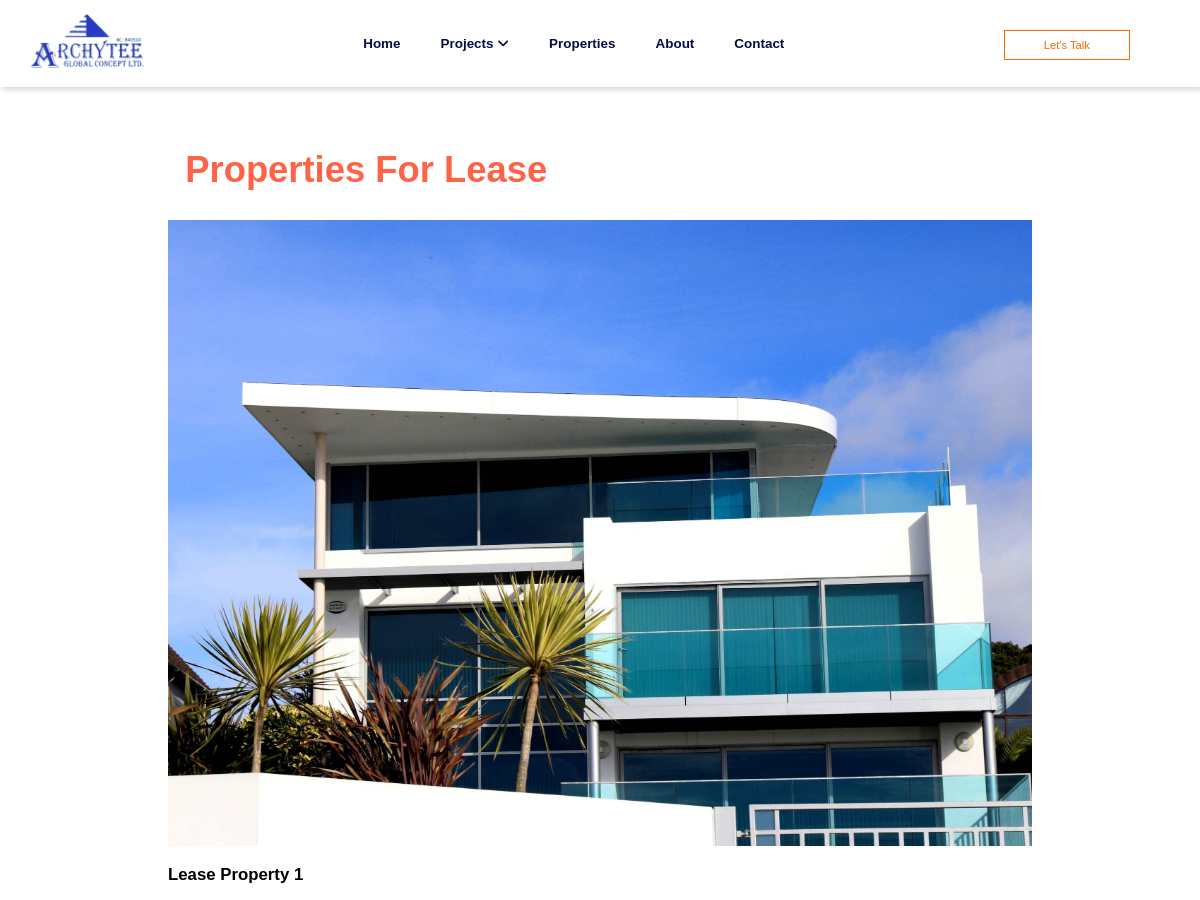
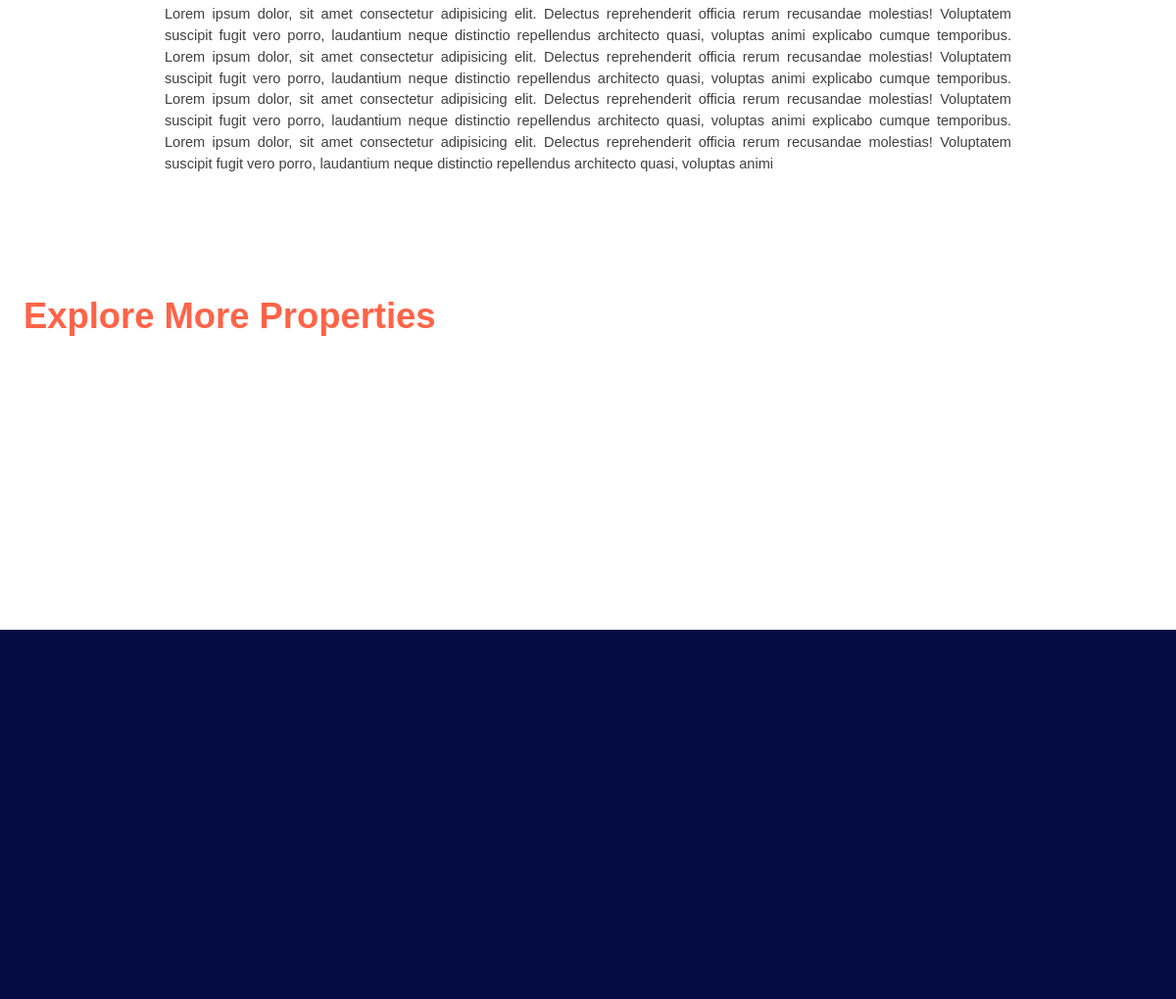
Screenshot of /properties/lease-property-1 with the database file from the repository (2 pictures, top to bottom).
### archytee/models.py (models this page shows, shortened)
class Properties(models.Model):
    page = models.CharField(max_length=100, default='properties')
    category = models.CharField(max_length=50)
    title = models.CharField(max_length=100)
    text = models.TextField(max_length=250)
    LongText = models.TextField(max_length=2000)
    slide = models.IntegerField()
    slug = models.SlugField(unique=True)
    image1 = models.ImageField(upload_to=get_image_upload_path, null=True, blank=True)

### archytee/views.py (the view)
# urls.py: path('properties/<slug:property_slug>', views.property_details, name='property_details'),
def property_details(request, property_slug):
    print(property_slug)
    slug = Properties.objects.get(slug=property_slug)
    properties = Properties.objects.all()
    return render(request, 'archytee/property_details.html', {'slug': slug, 'properties':properties, 'property_slug':property_slug})

### archytee/templates/archytee/property_details.html (shortened to what this page needs)
{% extends 'archytee/base/base.html' %}
{% load static %}
{% block body %}
    <section class="props_det details">
        <div class="container">
            {% for property in properties %}
            {% if property_slug == property.slug %}
            <h2><span>Properties for {{ property.category }}</span></h2>
            <img src="{{ property.image1.url }}" class="main_img" alt="{{ property.slug }}">
            <h3>{{ property.title }}</h3>
            <p>
                {{ property.LongText }}
            </p>
            {% endif %}
            {% endfor %}
    </section>
    <section class="props_det">
        <h2><span>Explore More Properties</span></h2>
        <div class="slider-wrapper">
            <div class="row review slider">
            </div>
        </div>
    </section>
{% endblock %}

### archytee/templates/archytee/base/base.html (shortened to what this page needs)
{% load static %}
<!DOCTYPE html>
<html lang="en">
<head>
    <link rel="stylesheet" href="{% static 'archytee/css/global.css' %}">
    <link rel="stylesheet" href="{% static 'archytee/css/style.css' %}">
    <link rel="stylesheet" href="{% static 'archytee/css/responsive.css' %}">
</head>
<body>
    <header class="row">
        <div class="img">
            <a href="{% url 'home' %}">
                <img src="{% static 'archytee/images/backgrounds/archytee global concept ltd logo.png' %}" alt="archytee global concept ltd logo">
            </a>
        </div>
        <nav>
            <ul class="mainmenu">
                <li class="cont"><a href="{% url 'home' %}">Home</a></li>
                <li class="cont">
                    <a href="#" class="sub">Projects <i class="fa-solid fa-angle-down"></i></a>
                </li>
                <li class="cont"><a href="{% url 'property' %}">Properties</a></li>
                <li class="cont"><a href="{% url 'about' %}">About</a></li>
                <li class="cont"><a href="{% url 'contact' %}">Contact</a></li>
            </ul>
        </nav>
        <div class="appointment">
            <a href="contact.html#talk">Let's Talk</a>
        </div>
    </header>
    {% block body %} {% endblock %}
    <footer>
    </footer>
</body>
</html>

### archytee/static/archytee/css/global.css (style rules this page uses)
:root { --background-color: #fff ; --main-color: #2b3dc3ff; --second-color: #ff6600; --border-radius: 20px; --text-color: rgb(214, 214, 214); --contrast-color: #000; --icon-color: rgba(165, 43, 202, 0.994); --shadow: 2px 2px 6px rgba(0, 0, 0, 0.2) }
html { scroll-behavior: smooth; font-size: 70%; }
body { background-color: var(--background-color); width: 100%; overflow-x: hidden; font-family:Verdana, Geneva, Tahoma, sans-serif; line-height: 1.5; }
.container { width: 90%; margin: auto; padding-bottom: 1rem; }
h1, h2, h3, h4 { margin: 1rem 0; font-weight: 700; text-transform: capitalize; font-family: 'Poppins', sans-serif; }
h2 { font-size: 3.25rem; }
h3 { font-size: 1.5rem; }
p { font-size: 1.3rem; margin: 0.5rem 0; line-height: 1.5; color: var(--text-color); font-family: 'Poppins', sans-serif; }
ul { list-style-type: none; }
a { text-decoration: none; color: var(--contrast-color); }
img { width: 100%; }
.row { display: flex; justify-content: space-between; align-items: center; height: max-content; gap: 1rem; }
section { padding: 4rem 0; }
span { text-transform: capitalize; color: tomato; font-weight: bold; }

### archytee/static/archytee/css/style.css (style rules this page uses)
:root { --background-color: #fff ; --main-color: rgb(4, 11, 69); --second-color: #ff6600; --border-radius: 20px; --text-color: rgba(39, 39, 39, 0.891); --odd-section: #edf4fbff; --even-section: #c3dbf1ff; --contrast-color: #000; --icon-color: rgba(165, 43, 202, 0.994); --shadow: 2px 2px 6px rgba(0, 0, 0, 0.2) }
header { z-index: 10; position: sticky; height: 15vh; top: 0; background-color: var(--background-color); box-shadow: var(--shadow); }
header { padding: 0 30px; }
header .img { width: 10%; }
header nav li { position: relative; }
header nav ul { display: flex; background-color: var(--background-color); justify-content: space-between; margin: 3rem 0; height: max-content; }
header nav ul li { padding: 0 20px; }
header nav ul li a { color: var(--main-color); font-weight: 550; font-size: 1.2rem; }
header nav ul .cont::after { content: " "; position: absolute; height: 2px; bottom: -5px; left: 20%; width: 0; transform: scale(0); background-color: var(--second-color); transform-origin: center; transition: .3s ease; }
header .appointment { padding: 0px 40px 0px 0; font-size: 1.5rem; }
.appointment a { padding: .7rem 3.5rem; border: 1px solid; color: var(--second-color); font-size: 1rem; text-transform: capitalize; font-weight: 500; }
.two .grid h2,h3 { text-transform: capitalize; font-weight: 550; }
footer { background-color: var(--main-color); padding: 5rem 2rem; }
footer .f-links h4,ul { text-align: center; }
.details { width: 80%; margin: auto; }
.props_det .main_img { margin-top: 1rem; }
.props_det h2 { padding-left: 2%; }
.props_det p { text-align: justify; margin-top: 1.5rem; }
.props_det .row { display: grid; grid-template-columns: repeat(4,1fr); }

### rows the page displays
Properties: category "Lease", image1 (picture), title "Lease Property 1", LongText "Lorem ipsum dolor, sit amet consectetur adipisicing elit. Delectus reprehenderit officia rerum recusandae molestias! Voluptatem suscipit fugit vero porro, laudantium neque distinctio repellendus architecto quasi, voluptas animi explicabo cumque temporibus. Lorem ipsum dolor, sit amet consectetur adipisicing elit. Delectus reprehenderit officia rerum recusandae molestias! Voluptatem suscipit fugit vero porro, laudantium neque distinctio repellendus architecto quasi, voluptas animi explicabo cumque temporibus. Lorem ipsum dolor, sit amet consectetur adipisicing elit. Delectus reprehenderit officia rerum recusandae molestias! Voluptatem suscipit fugit vero porro, laudantium neque distinctio…"
